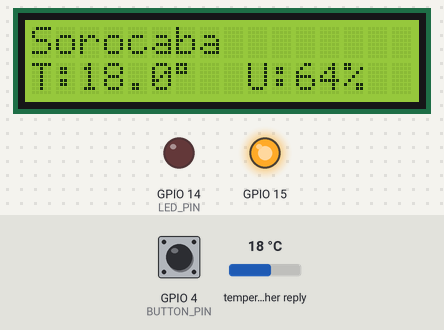
This sketch was run on a simulated ESP32. Shown: 16×2 character LCD, output pins drawn as LEDs (lit = HIGH). Inputs (shaded band) come from the test bench; at power-on: GPIO 4 (BUTTON_PIN) HIGH, temperature in the weather reply 18 °C. WiFi joins after 1.5 s; servers stay silent unless stated; web services answer with replies made up by the test bench; what the sketch prints to the serial monitor is not drawn.

Above: at 3.4 s.
3.5 s: GPIO 4 (BUTTON_PIN) pulled LOW for 0.15 s
At 3.67 s:
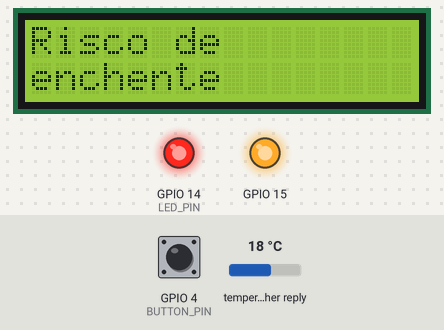
5.2 s: GPIO 4 (BUTTON_PIN) pulled LOW for 3.2 s
At 9.2 s:
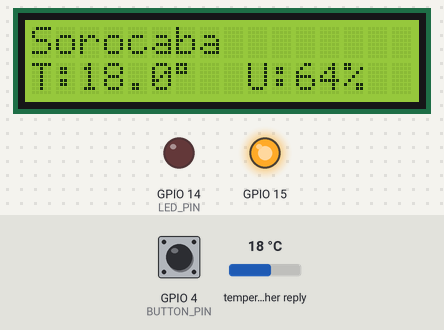
Timing chart, 0 to 10.7 s (numbered marks = the images above; inputs shaded):
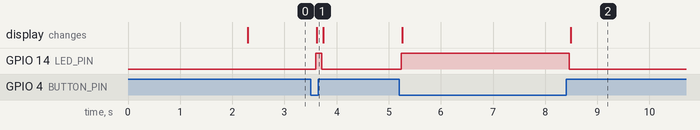

Measured:
- after the input at 3.5 s, GPIO 14 (LED_PIN): LOW → HIGH after 0.10 s, → LOW 0.12 s later; the display: changes after 0.12 s (image 1)
- after the input at 5.2 s, GPIO 14 (LED_PIN): LOW → HIGH at once, → LOW 3.2 s later; the display: first changes after 0.06 s (image 2 shows a later state)

The sketch:

sketch.ino
```cpp
#include <Arduino.h>
#include <Wire.h>
#include <LiquidCrystal_I2C.h>
#include <WiFi.h>
#include <HTTPClient.h>
#include <ArduinoJson.h>
#include <LiquidCrystal.h>

const char *ssid = "Wokwi-GUEST";
const char *password = "";
const String API_key = "da7a6ee00b5b0f924f227254c25c450e";
const String city = "Sorocaba";
String url = "http://api.openweathermap.org/data/2.5/weather?q=" + city + "&appid=" + API_key + "&units=metric";

// Definição dos pinos do ESP32
#define LED_PIN 14
#define BUTTON_PIN 4
#define SDA_PIN 21
#define SCL_PIN 22

bool buttonPressed = false; // Variável para controlar se o botão foi pressionado

// Inicializa o display LCD com endereço I2C e tamanho do display (16 colunas por 2 linhas)
LiquidCrystal_I2C lcd(0x27, 16, 2);

// Variáveis para armazenar os dados do tempo
String cidade = "";
float temperatura = 0.0;
int umidade = 0;

// Variável para controlar o tempo de atualização
unsigned long previousMillis = 0;
const long updateInterval = 60000; // Intervalo de 60 segundos para atualização da API

void setup() {
  // Configuração dos pinos
  pinMode(LED_PIN, OUTPUT);
  pinMode(BUTTON_PIN, INPUT_PULLUP); // Ativa o pull-up interno
  pinMode(SDA_PIN, OUTPUT);
  pinMode(SCL_PIN, OUTPUT);

  Serial.begin(9600);
  lcd.begin(16, 2);
  WiFi.begin(ssid, password);
  pinMode(15, OUTPUT);
  Serial.println("Estabelecendo conexão");
  while (WiFi.status() != WL_CONNECTED) {
    delay(500);
  }
  Serial.println("Rede Conectada!");

  // Inicializa o display LCD
  lcd.init();
  lcd.backlight();

  // Atualiza a primeira vez os dados do tempo
  updateWeatherData();
}

void loop() {
  // Lê o estado atual do botão
  bool buttonState = digitalRead(BUTTON_PIN);

  // Verifica se está na hora de atualizar os dados do tempo
  unsigned long currentMillis = millis();
  if (currentMillis - previousMillis >= updateInterval) {
    previousMillis = currentMillis;
    updateWeatherData();
  }

  // Se o botão foi pressionado, exibe a mensagem de "Risco de enchente"
  if (buttonState == LOW && !buttonPressed) {
    buttonPressed = true;
    digitalWrite(LED_PIN, HIGH);
    lcd.clear();
    lcd.setCursor(0, 0);
    lcd.print("Risco de");
    lcd.setCursor(0, 1);
    lcd.print("enchente");
  }
  // Se o botão foi solto, volta a exibir a cidade, temperatura e umidade
  else if (buttonState == HIGH && buttonPressed) {
    buttonPressed = false;
    digitalWrite(LED_PIN, LOW);
    displayWeatherData();
  }

  delay(100); // Pequeno atraso para evitar debounce do botão
}

void updateWeatherData() {
  if (WiFi.status() == WL_CONNECTED) {
    digitalWrite(15, HIGH);
    HTTPClient http;
    http.begin(url);
    int httpCode = http.GET();
    if (httpCode == HTTP_CODE_OK) {
      String resposta = http.getString();
      Serial.println(resposta);

      DynamicJsonDocument doc(1024);
      deserializeJson(doc, resposta);

      cidade = doc["name"].as<String>();
      temperatura = doc["main"]["temp"].as<float>();
      umidade = doc["main"]["humidity"].as<int>();

      // Exibe os dados atualizados no display
      displayWeatherData();
    }
    http.end();
  } else {
    digitalWrite(15, LOW);
    WiFi.begin(ssid, password);
    Serial.println("Reestabelecendo a conexão...");
    while (WiFi.status() != WL_CONNECTED) {
      delay(500);
    }
  }
}

void displayWeatherData() {
  lcd.clear();
  lcd.setCursor(0, 0);
  lcd.print(cidade);
  lcd.setCursor(0, 1);
  lcd.print("T:");
  lcd.print(temperatura, 1); // Limita a um decimal para melhor visualização
  lcd.print("\xDF");
  lcd.setCursor(8, 1); // Move o cursor para a coluna 8 na segunda linha
  lcd.print(" U:");
  lcd.print(umidade);
  lcd.print("%");
}
```
